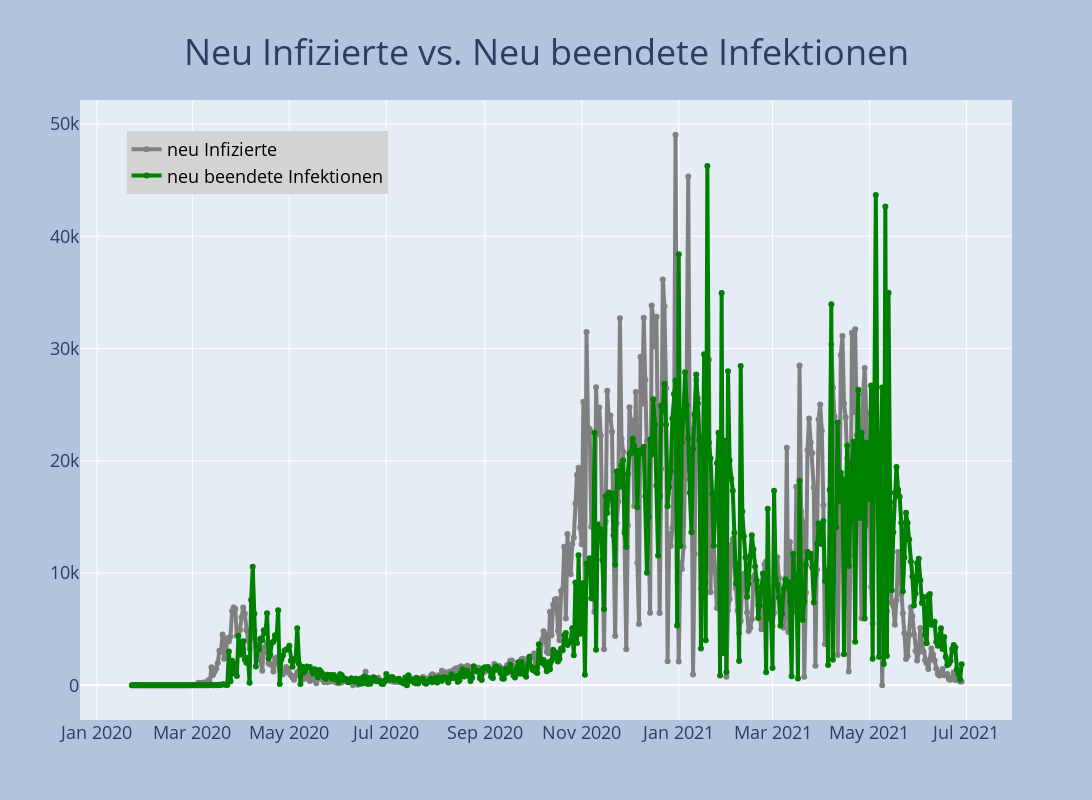

Notebook cell for this chart:
### Code cell
fig = go.Figure()
fig.add_trace(go.Scatter(x=df.datum, y=df.neu_infiziert,line=dict(color='grey', width=4),mode='lines+markers',name='neu Infizierte',))
fig.add_trace(go.Scatter(x=df.datum, y=df.neu_beendet,line=dict(color='green', width=4), mode='lines+markers', name='neu beendete Infektionen'))
fig = plot_layout(fig, 'Neu Infizierte vs. Neu beendete Infektionen')
fig.show()

### Figure 1 — Plotly figure (JSON) as saved in the notebook; plotly's stock layout.template omitted (floating-point values rounded to 4 significant figures; data arrays with more than 128 entries replaced by an {"elided": "..."} marker saying what was removed)
{"data": [{"line": {"color": "grey", "width": 4}, "mode": "lines+markers", "name": "neu Infizierte", "type": "scatter", "x": {"elided": "524 str values"}, "y": {"elided": "524 int values"}}, {"line": {"color": "green", "width": 4}, "mode": "lines+markers", "name": "neu beendete Infektionen", "type": "scatter", "x": {"elided": "524 str values"}, "y": {"elided": "524 int values"}}], "layout": {"autosize": false, "height": 800, "hovermode": "x", "legend": {"bgcolor": "lightgray", "font": {"color": "black", "size": 18}, "x": 0.05, "y": 0.95}, "paper_bgcolor": "LightSteelBlue", "title": {"font": {"size": 36}, "text": "Neu Infizierte vs. Neu beendete Infektionen", "x": 0.5, "xanchor": "center", "y": 0.95}, "width": 1600, "xaxis": {"tickfont": {"size": 18}}, "yaxis": {"tickfont": {"size": 18}}}}
